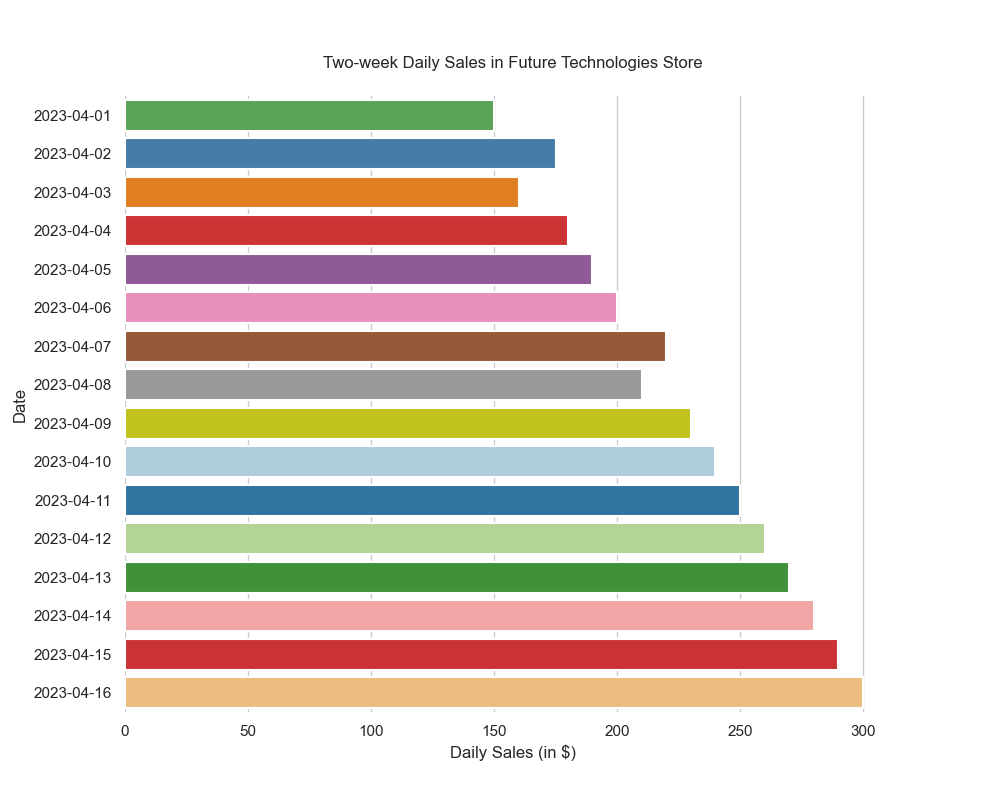

The Python source for this figure:

import seaborn as sns
import pandas as pd
import matplotlib.pyplot as plt

# Data
data = {
    'Date': ['2023-04-01', '2023-04-02', '2023-04-03', '2023-04-04', 
             '2023-04-05', '2023-04-06', '2023-04-07', '2023-04-08', 
             '2023-04-09', '2023-04-10', '2023-04-11', '2023-04-12', 
             '2023-04-13', '2023-04-14', '2023-04-15', '2023-04-16'],
    'Daily Sales': [150, 175, 160, 180, 190, 200, 220, 210, 230, 240, 250, 260, 270, 280, 290, 300]
}

df = pd.DataFrame(data)

# Visualization
plt.figure(figsize=(10, 8))
sns.barplot(y='Date', x='Daily Sales', data=df,
            palette=['#4daf4a', '#377eb8', '#ff7f00', '#e41a1c',
                     '#984ea3', '#f781bf', '#a65628', '#999999',
                     '#dede00', '#a6cee3', '#1f78b4', '#b2df8a',
                     '#33a02c', '#fb9a99', '#e31a1c', '#fdbf6f'],
            linewidth=1.5)

plt.xlabel('Daily Sales (in $)')
plt.ylabel('Date')
plt.title('Two-week Daily Sales in Future Technologies Store', pad=20)
sns.despine(left=True, bottom=True)

plt.show()
